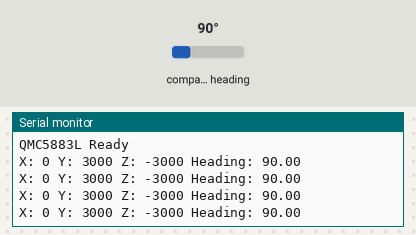
Bench run of a sketch on a simulated ESP32. Shown: the last lines printed to the serial monitor. Wiring (inferred from the names in the program): QMC5883L compass at I2C address 0x0D. The inputs (shaded band) are chosen by the test bench; at power-on: compass heading 90°.

Above: at 1.2 s.
1.3 s: compass heading set to 7°
At 1.71 s:
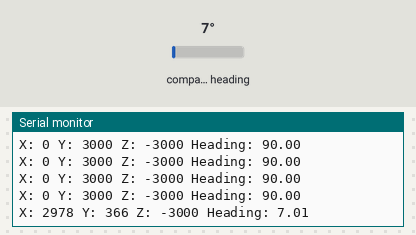
2.8 s: compass heading set to 180°
At 2.92 s:
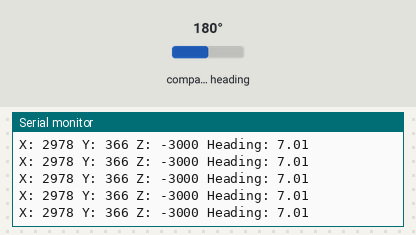
Timing chart, 0 to 5.8 s (numbered marks = the images above; inputs shaded):
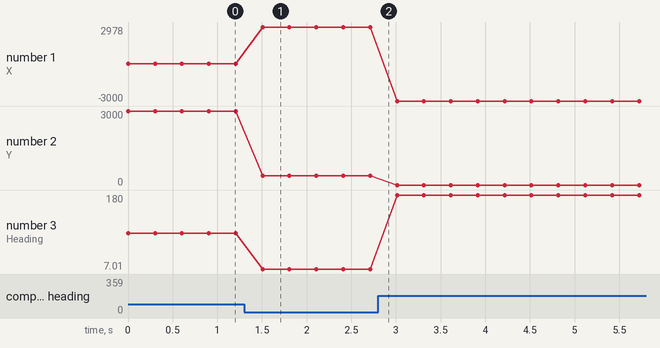

Measured:
- after the input at 1.3 s, the serial monitor: prints a new line after 0.21 s (image 1)
- plotted number 1: 0 → 2978 after the input at 1.3 s
- plotted number 2: 3000 → 366 after the input at 1.3 s
- plotted number 3: 90 → 7.01 after the input at 1.3 s, 7.01 → 180 after the input at 2.8 s

The sketch:

qmc.ino
```cpp
#include <Wire.h>

#define ADDR 0x0D

void setup() {
  Serial.begin(115200);
  Wire.begin(21, 22);

  // Reset
  Wire.beginTransmission(ADDR);
  Wire.write(0x0B);
  Wire.write(0x01);
  Wire.endTransmission();

  // Continuous mode, 100Hz, 2G
  Wire.beginTransmission(ADDR);
  Wire.write(0x09);
  Wire.write(0x1D);
  Wire.endTransmission();

  Serial.println("QMC5883L Ready");
}

void loop() {
  Wire.beginTransmission(ADDR);
  Wire.write(0x00);
  Wire.endTransmission();

  Wire.requestFrom(ADDR, 6);

  if (Wire.available() == 6) {
    int16_t x = Wire.read() | (Wire.read() << 8);
    int16_t y = Wire.read() | (Wire.read() << 8);
    int16_t z = Wire.read() | (Wire.read() << 8);

    float heading = atan2(y, x);
    if (heading < 0) heading += 2 * PI;

    float deg = heading * 180 / PI;

    Serial.print("X: "); Serial.print(x);
    Serial.print(" Y: "); Serial.print(y);
    Serial.print(" Z: "); Serial.print(z);
    Serial.print(" Heading: ");
    Serial.println(deg);
  }

  delay(300);
}
```
